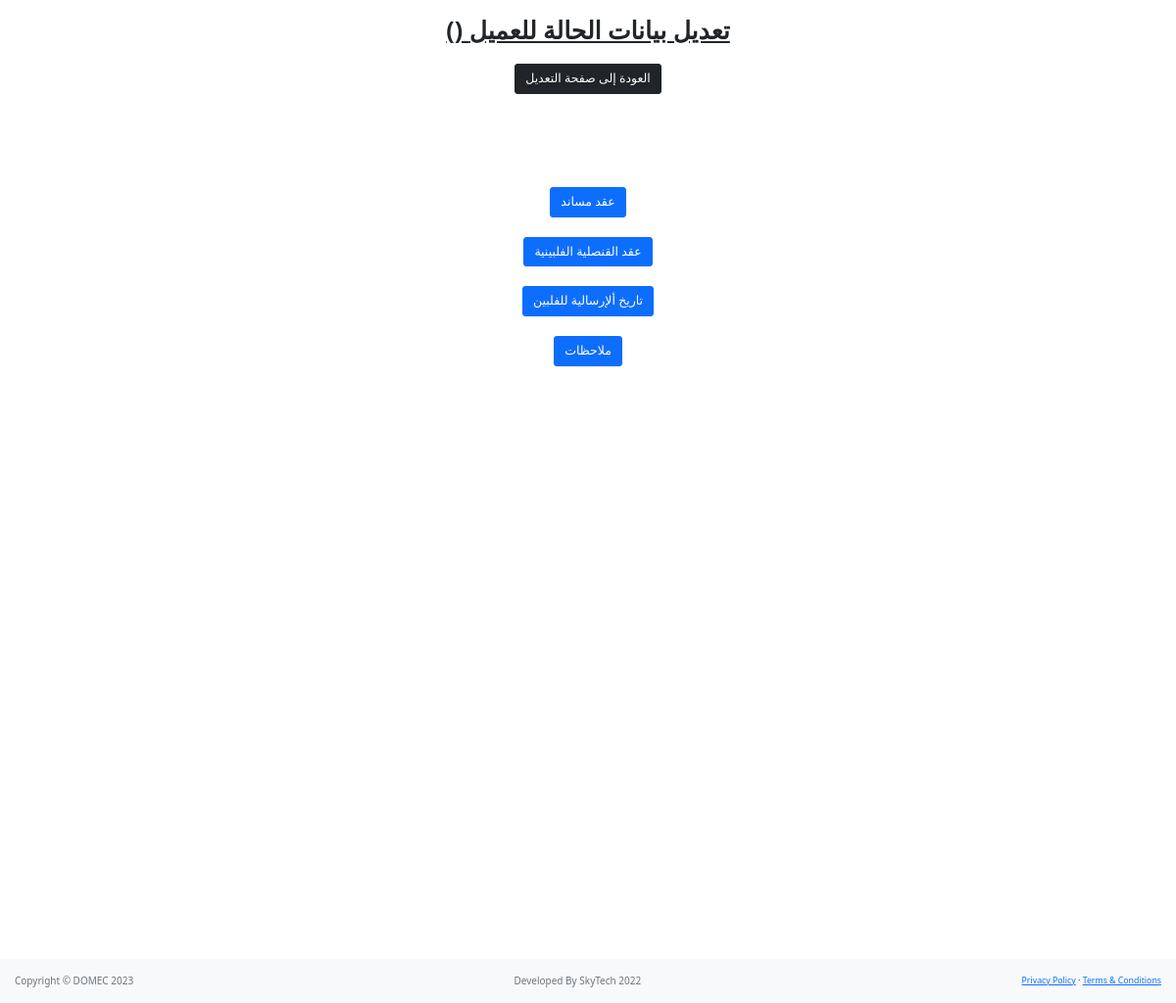
The page /nominated_customer_procedures?id=4 (signed in) on the database as committed earlier.
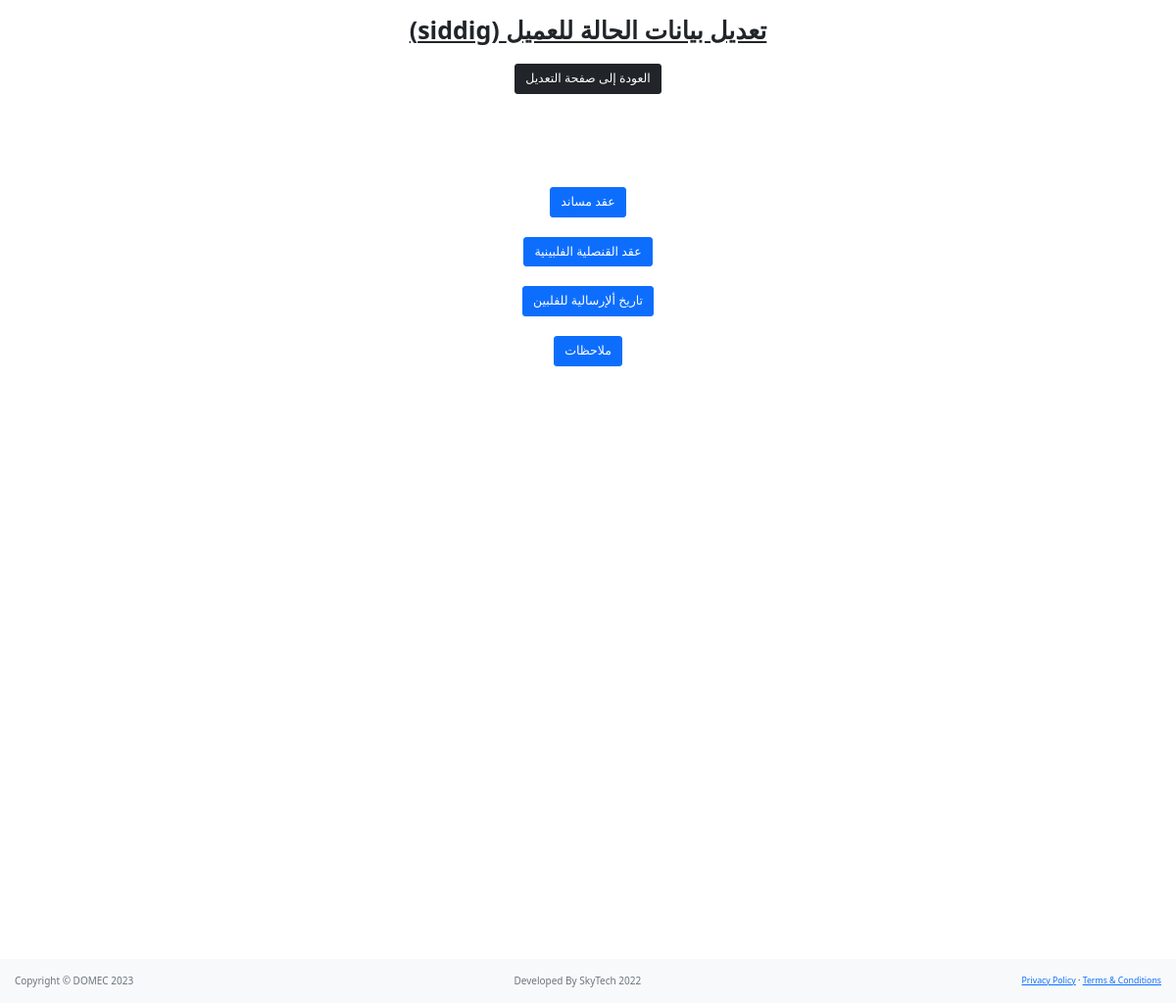
The same page on the database as committed later.
### main.py (models this page shows)
class Nominated(db.Model):
    __tablename__ = "nominates"
    id = db.Column(db.Integer, primary_key=True)
    name = db.Column(db.String(250), nullable=False)
    nid_or_iq = db.Column(db.BIGINT, nullable=False)
    phone_No = db.Column(db.BIGINT, nullable=False)
    n_visa = db.Column(db.BIGINT, nullable=False)
    n_request_date = db.Column(db.Date, nullable=False)
    worker_name = db.Column(db.String(250), nullable=False)
    worker_contact_No = db.Column(db.BIGINT, nullable=False)
    type = db.Column(db.String(250), nullable=False)
    agency = db.Column(db.String(250), nullable=False)
    selected_or_recommended = db.Column(db.String(250), nullable=False)
    musaned = db.Column(db.String(250), nullable=False)
    embassy_contract = db.Column(db.String(250), nullable=False)
    shipment_date = db.Column(db.Date, nullable=False)
    ppt_image = db.Column(db.String(1000), nullable=False)
    medical = db.Column(db.String(500), nullable=True)
    mmr_vaccine = db.Column(db.String(500), nullable=True)
    owwa = db.Column(db.String(500), nullable=True)
    tesda = db.Column(db.String(500), nullable=True)
    biometric = db.Column(db.String(500), nullable=True)
    stamping = db.Column(db.String(500), nullable=True)
    oec = db.Column(db.String(500), nullable=True)
    ticket = db.Column(db.String(500), nullable=True)
    deployment_date = db.Column(db.String(500), nullable=True)  # Salalim Remarks
    status = db.Column(db.String(1000), nullable=True)

### main.py (the view)
@app.route("/nominated_customer_procedures", methods=["GET", "POST"])
def nominated_customer_procedures():
    nominated_id = request.args.get("id")
    updated_nominated = Nominated.query.get(nominated_id)
    return render_template("nominated_customer_procedures.html",nominated=updated_nominated)

### main.py (called while the page is built)
@login_manager.user_loader
def load_user(user_id):
    return User.query.get(int(user_id))

### templates/nominated_customer_procedures.html (shortened to what this page needs)
{% extends 'bootstrap/base.html' %}
{% import "bootstrap/wtf.html" as wtf %}
{% block styles %}
  {{ super() }}
  <link rel="stylesheet" href="{{ url_for('static', filename='css/styles.css') }}">
{% endblock %}
{% block content %}
<br>
<div class="content">
    <h1 class="heading" style="text-align:center"><b><u> ({{nominated.name}}) تعديل بيانات الحالة للعميل</u></b> </h1>
    <div class="heading">
<br>
    <h1 class="heading" style="text-align:center"><a href="{{url_for('nominated_list')}}" class="btn btn-lg btn-dark"> العودة إلى صفحة التعديل </a> </h1>
</div>
</div>
<br><br><br><br><br><br>
<div class="heading">
    <h1 class="heading" style="text-align:center"><a href="{{url_for('musaned_nominated_edit',id=nominated.id)}}" class="btn btn-lg btn-primary"> عقد مساند  </a> </h1>
    <br>
    <h1 class="heading" style="text-align:center"><a href="{{url_for('consulate_nominated_edit',id=nominated.id)}}" class="btn btn-lg btn-primary"> عقد القنصلية الفلبينية </a> </h1>
    <br>
    <h1 class="heading" style="text-align:center"><a href="{{url_for('nominated_shipment_date_edit',id=nominated.id)}}" class="btn btn-lg btn-primary"> تاريخ ألإرسالية للفلبين </a> </h1>
    <br>
    <h1 class="heading" style="text-align:center"><a href="{{url_for('nominated_edit',id=nominated.id)}}" class="btn btn-lg btn-primary"> ملاحظات </a> </h1>
    <br>
</div>
    <br>
<br><br><br><br><br><br><br><br><br><br><br><br><br><br><br><br><br><br><br><br><br><br><br><br><br><br><br><br><br><br><br><br><br><br><br>
<br><br>
{%include "domec_footer.html"%}
    {% endblock %}

Rows that differ between the two databases and show on the page:
added Nominated: name "siddig"
